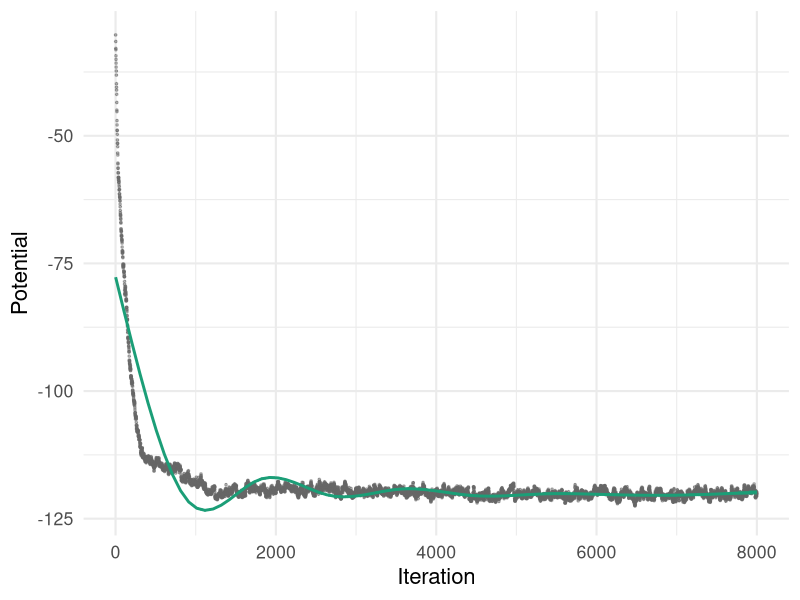

This figure's R source:
library(tibble)
library(ggplot2)
theme_set(theme_minimal(base_size = 16))
pal <- RColorBrewer::brewer.pal(3, "Dark2")

niter <- 8000
potential <- scan(file = "dump/test_U.txt", n = niter, sep = " ")

tibble(iter = 1:niter, pot = potential) |>
    ggplot(aes(x = iter, y = pot)) +
        geom_point(size = 0.6, colour = "gray40", alpha = 0.5) +
        geom_smooth(colour = pal[1], fill = pal[1]) +
        labs(x = "Iteration", y = "Potential")
